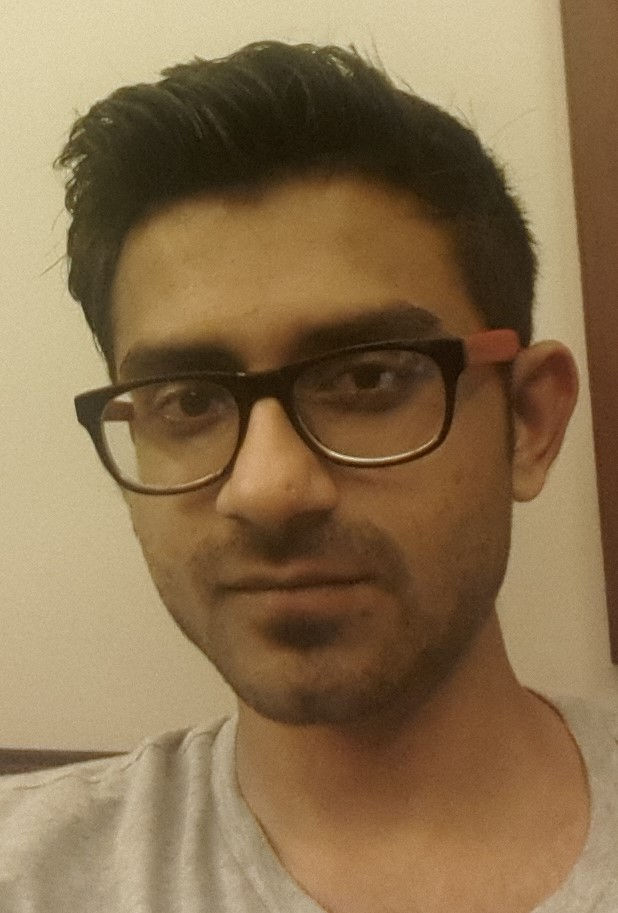
#> input picture Assignment-2/media/20140714_000456.jpg, 618 x 913 px
$ python assignment1.py ../Assignment-2/media/20140714_000456.jpg
#> lines starting #> are read from the running program, lines starting #| are printed output that depends on the picture
import sys
from PIL import Image

def fix_size(image_path, desired_height=512, desired_width=512):
#> called with desired_height = 512, desired_width = 512
    image = Image.open(image_path)
#> image is the input picture: PIL image 618x913 RGB; mean R, G, B 138.3, 113.3, 79.1
    image_width, image_height = image.size
#> image_width = 618; image_height = 913

    aspect_ratio = image_width / image_height
#> aspect_ratio = 0.677
    desired_ratio = desired_width / desired_height

    width = max(desired_width, image_width)
#> width = 618
    height = width // desired_ratio
#> height = 618

    if height < image_height:
        height = image_height
#> height = 913
        width = int(height * desired_ratio)
#> width = 913

    background_image = Image.new("RGB", (width, height), "black")
#> background_image: PIL image 913x913 RGB; every value is 0
    background_image.paste(image, ((width - image_width) // 2, (height - image_height) // 2))
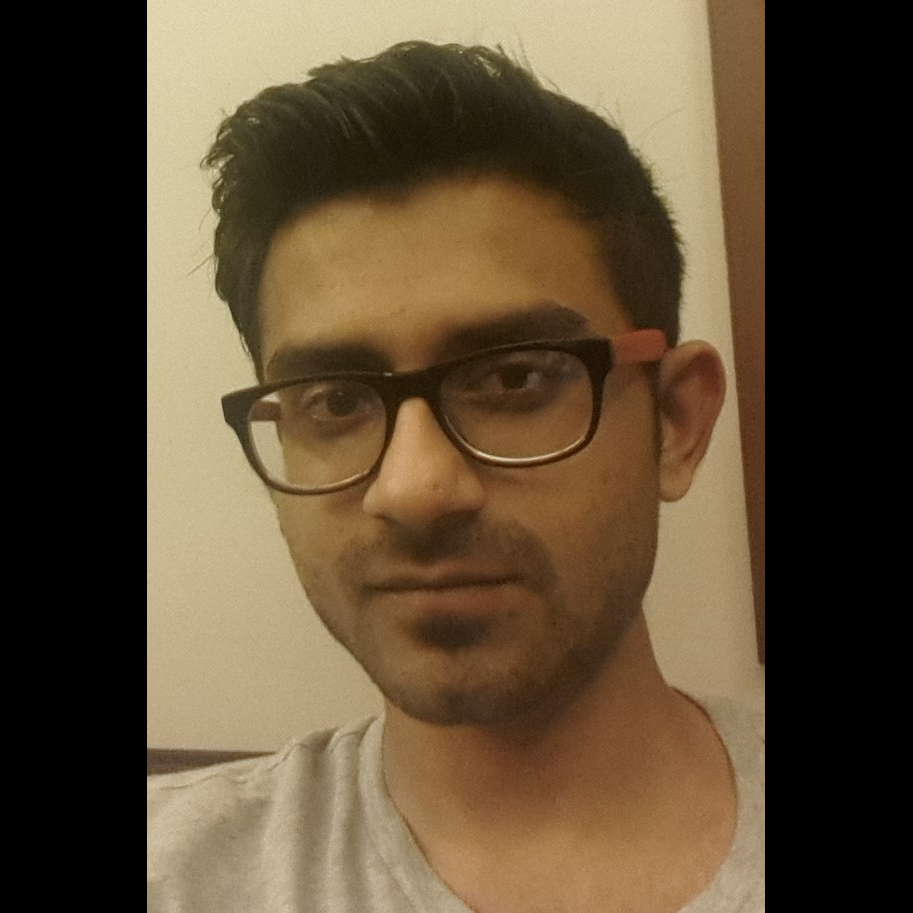
#> background_image: PIL image 913x913 RGB; mean R, G, B 93.6, 76.7, 53.5
    return background_image.resize((desired_width, desired_height))

if __name__ == '__main__':
    final_image = fix_size(sys.argv[1])
    final_image.save('temp.jpeg')
    final_image.show()
